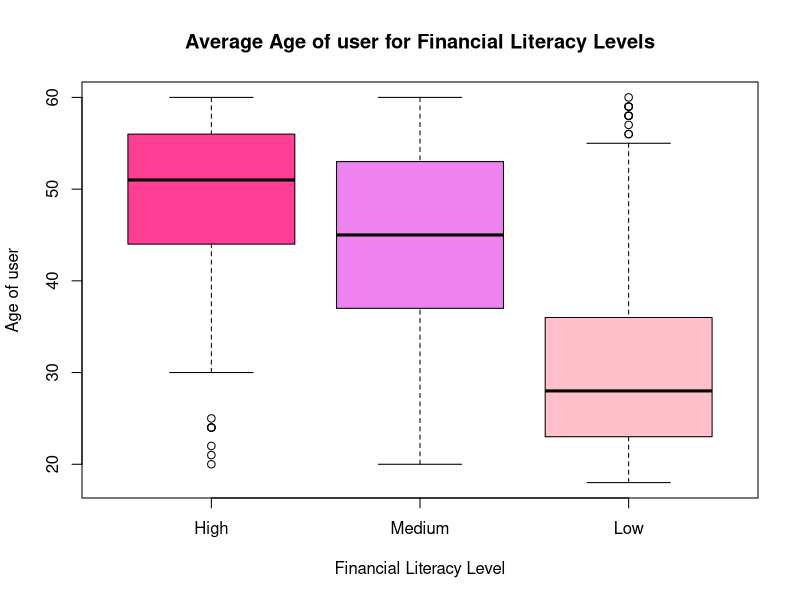

Here is the R script that generated this plot:
data <- read.csv("z5360526_z5360526-Assessment1Data.csv")

range2 <- data[data$C_FinancialLiteracy == "H", ]
range2 <- range2[ ,2]
NROW(range2)

range3 <- data[data$C_FinancialLiteracy == "M", ]
range3 <- range3[ ,2]
NROW(range3)

range4 <- data[data$C_FinancialLiteracy == "L", ]
range4 <- range4[ ,2]
NROW(range4)

boxplot(range2, range3, range4,  main = "Average Age of user for Financial Literacy Levels", ylab = "Age of user",
        col = c("violetred1", "violet", "pink"), border = "Black", xlab = "Financial Literacy Level", names = c("High", "Medium", "Low"))



















